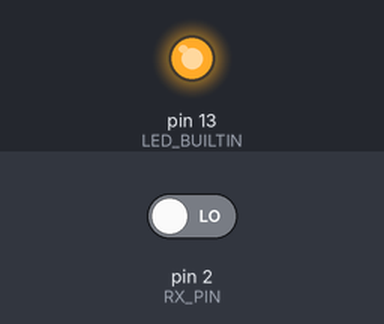
A program run on a simulated Arduino Uno, built with avr-gcc and run on an emulated ATmega328P. On the bench: output pins drawn as LEDs (lit = HIGH). Inputs (shaded band) come from the test bench; at power-on: pin 2 (RX_PIN) LOW. What the program prints to the serial monitor is not drawn.

Above: at 1.2 s.
1.3 s: pin 2 (RX_PIN) driven HIGH
At 2.2 s:
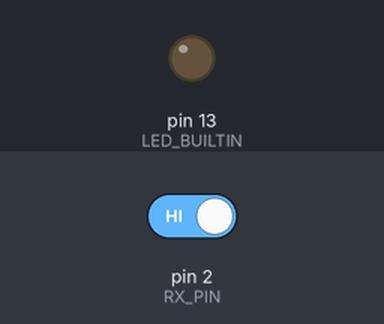
2.8 s: pin 2 (RX_PIN) driven LOW
At 3.4 s:
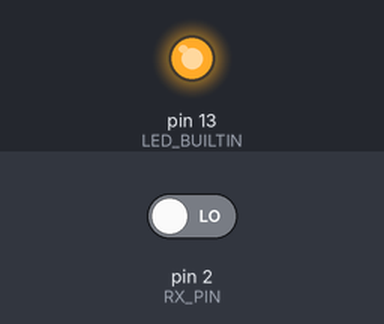
Timing chart, 0 to 5.8 s (numbered marks = the images above; inputs shaded):
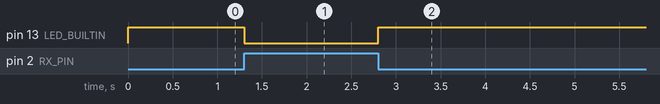

Measured:
- after the input at 1.3 s, pin 13 (LED_BUILTIN): HIGH → LOW at once
- after the input at 2.8 s, pin 13 (LED_BUILTIN): LOW → HIGH at once

The program:

main.cpp
```cpp
#include <Arduino.h>
#include <RCSwitch.h>
#include "config.h"

RCSwitch mySwitch = RCSwitch();

bool clock_10ms, clock_10ms_ant, pulso_10ms;
bool clock_100ms, clock_100ms_ant, pulso_100ms;
bool clock_1s, clock_1s_ant, pulso_1s;

unsigned long isr_duration_acum;
unsigned long isr_align_duration_acum;
unsigned long loop_duration_acum;

unsigned int isr_duration_cnt = 0;
unsigned int isr_align_duration_cnt = 0;
unsigned int loop_duration_cnt = 0;

typedef union {
  struct
  {
    unsigned parity : 1;
    unsigned id : 3;
    unsigned data : 8;
    unsigned checksum : 4;
  };
  unsigned int word;
} MPX_packet;

MPX_packet MPX_buffer[10];
int MPX_buffer_index;

// Trama MPX
//----------
// Largo del paquete: 16 bits + 1 bit de start
// Tiempo del paquete: 61ms para 16 bits + bit de start
// Bit de start: 1.27ms
// Bit de datos: 3.8125ms

// Procedimiento de lectura
//-------------------------
// Detecto flancos y mido el tiempo entre cambios
// primer flanco descendente: comienza el bit de start
// primer flanco ascendente: comienza el bit de dato
// Leer 16 bits
// El último cambio es un flanco ascendente
// Si el tiempo entre flancos supera los 3.81ms, se considera timeout y se cancela el paquete
//

// ***********************************************************
// Configura los puertos del Arduino
// ***********************************************************
void setup_GPIOs()
{
  Serial.println("Setup GPIOs");
  digitalWrite(LED_BUILTIN, 0);
  pinMode(LED_BUILTIN, OUTPUT);
}

void setup_RCSwitch()
{
  Serial.println("Setup RCSwitch: RX on pin 2. TX on pin 13");

  // Transmitter is connected to Arduino Pin #3
  // mySwitch.enableTransmit(3);

  // Receiver on pin #2 => that is inerrupt 0
  mySwitch.enableReceive(digitalPinToInterrupt(2));
  mySwitch.setReceiveTolerance(90);
}

// ***********************************************************
// Llamada a las funciones de inicialización
// ***********************************************************
void setup()
{
  Serial.begin(19200);
  setup_GPIOs();
  setup_RCSwitch();
}

//********************************************************
// Timers
//********************************************************
void timers()
{
  clock_10ms_ant = clock_10ms;
  clock_10ms = (millis() % 10) >= 5;
  pulso_10ms = clock_10ms && !clock_10ms_ant;

  clock_100ms_ant = clock_100ms;
  clock_100ms = (millis() % 100) >= 50;
  pulso_100ms = clock_100ms && !clock_100ms_ant;

  clock_1s_ant = clock_1s;
  clock_1s = (millis() % 1000) >= 500;
  pulso_1s = clock_1s && !clock_1s_ant;
}

//********************************************************
// Bucle principal del programa
//********************************************************
void loop()
{
  unsigned long start_time = micros();

  timers();

  digitalWrite(LED_BUILTIN, !digitalRead(2));

  if (mySwitch.available())
  {
    MPX_packet packet;
    packet.word = mySwitch.getReceivedValue();

    Serial.print(millis());
    Serial.print(": ");
    Serial.print(packet.word, 16);
    Serial.print(" - ");
    Serial.print(packet.parity);
    Serial.print(", ");
    Serial.print(packet.id, 16);
    Serial.print(", ");
    Serial.print(packet.data, 16);
    Serial.print(", ");
    Serial.println(packet.checksum, 16);

    mySwitch.resetAvailable();
  }

  if( pulso_1s )
  {
    ;
  }

  loop_duration_acum += (unsigned int)(micros() - start_time);

  // Promedia las mediciones de tiempo del loop principal
  if (loop_duration_cnt++ >= 1000)
  {
    loop_duration_cnt = 0;
    loop_duration_acum = 0;
  }
}
```

config.h
```cpp
// Definición de GPIO
#define RX_PIN 2
#define TX_PIN 3
```
